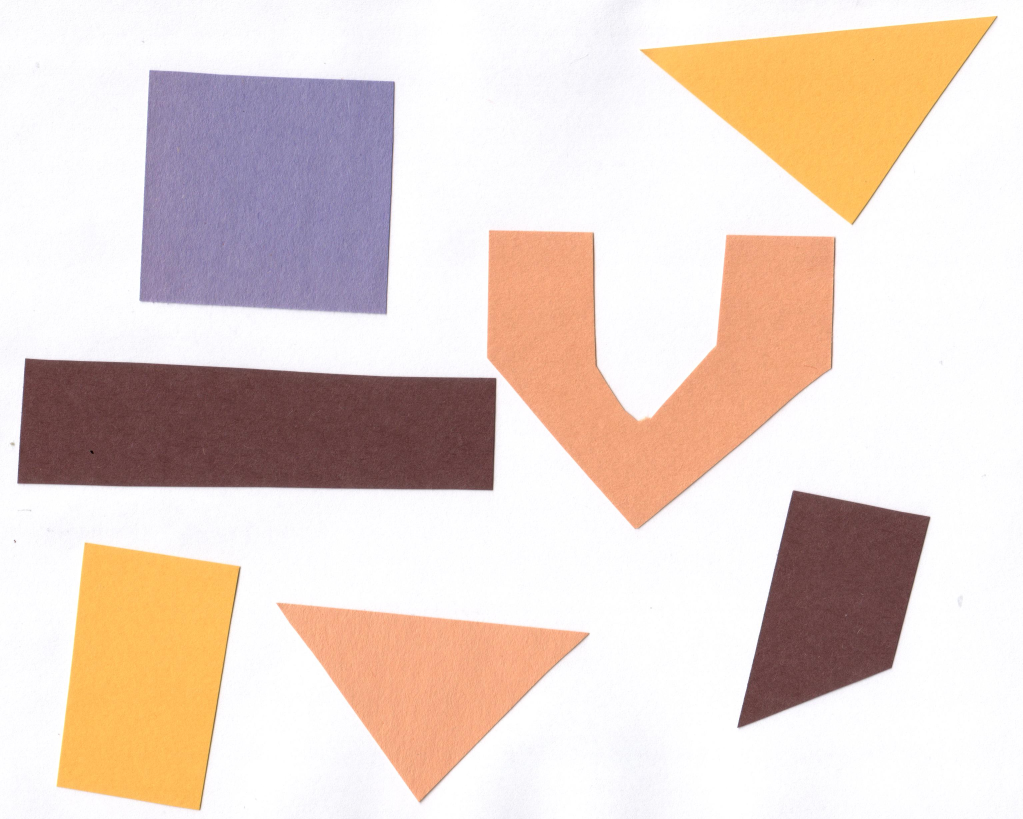
#> input picture code/09-connected-components/junk.jpg, 3068 x 2457 px (shown at 1/3 size)
$ jupyter execute 09-connected-components.ipynb   (shell and % lines are left out)
#> lines starting #> are read from the running program, lines starting #| are printed output that depends on the picture; after the words box and inside, x2 and y2 are one past the last pixel; in counts of white or black regions, pixels touching at a corner belong together
# Connected Component Analysis

[cell 1]
import numpy as np
import matplotlib.pyplot as plt
import skimage.io
import skimage.color
import skimage.filters
import skimage.measure

[cell 2]
image = skimage.io.imread("junk.jpg")
#> image is the input picture: shape (2457, 3068, 3); mean R, G, B 229.7, 212.3, 203.8

fig, ax = plt.subplots()
plt.imshow(image)
plt.axis('off')
plt.show()

[cell 3]
gray_image = skimage.color.rgb2gray(image)
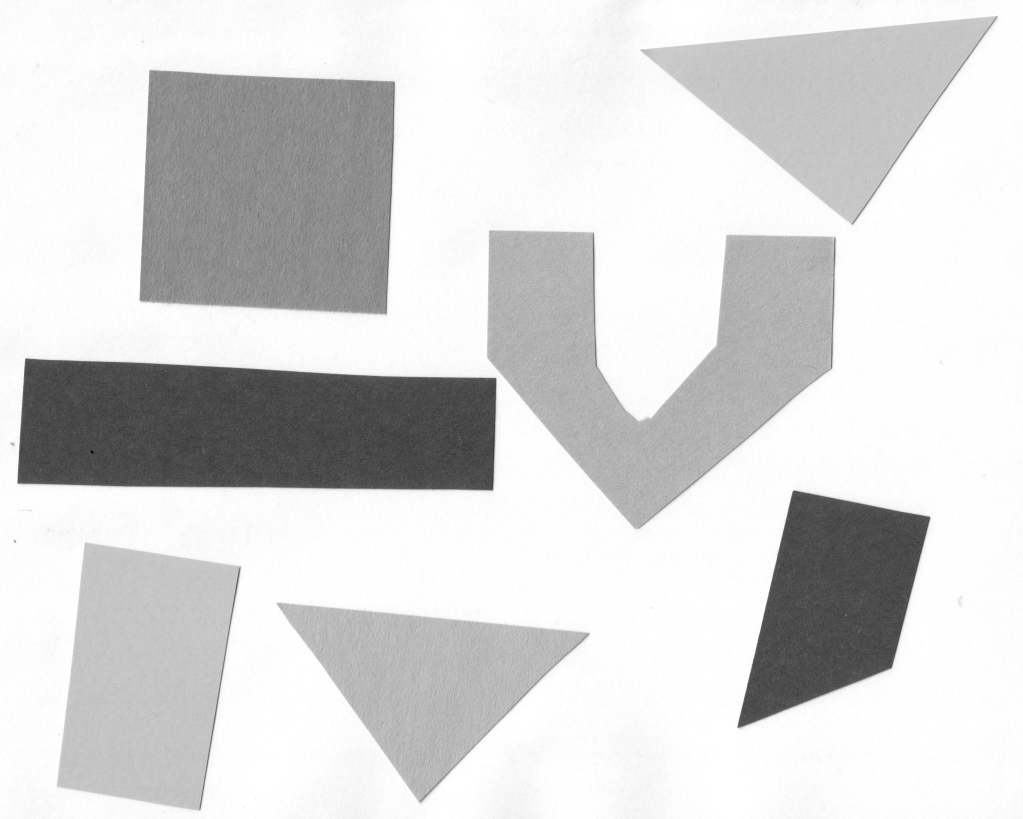
#> gray_image: shape (2457, 3068) float64 (shown at 1/3 size); min 0.00723, max 1, mean 0.845

sigma = 2.0
blurred_image = skimage.filters.gaussian(gray_image, sigma=sigma)

t = 0.9
binary_mask = blurred_image < t
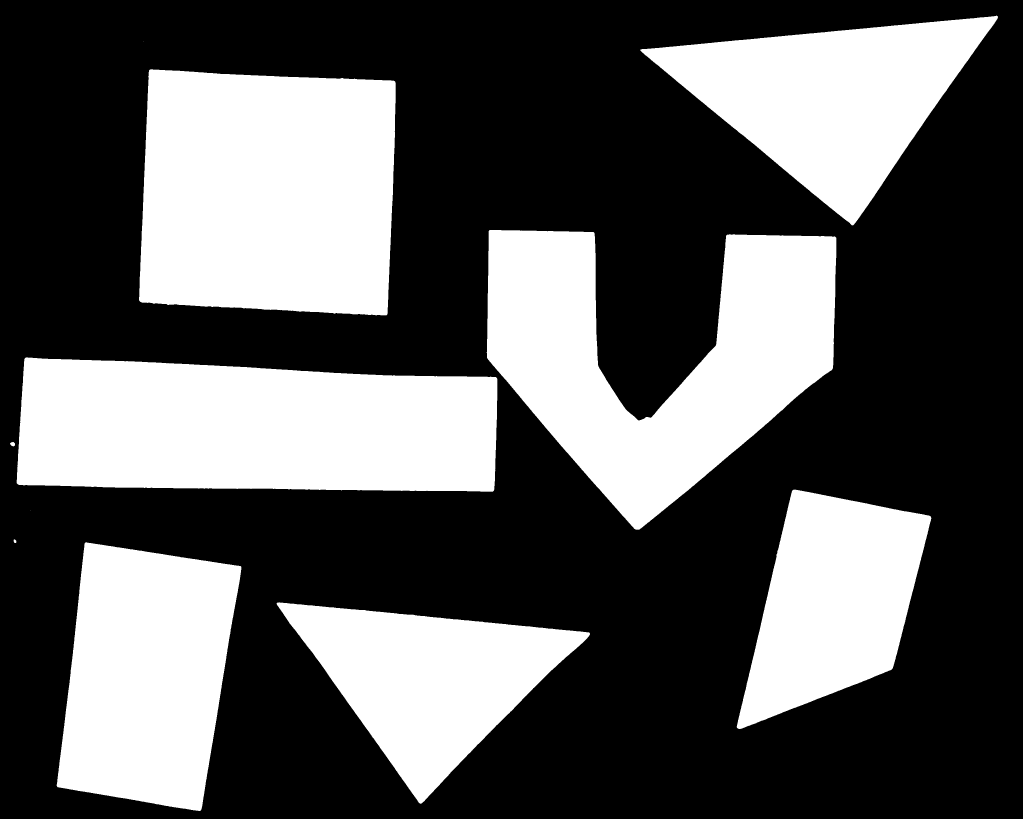
#> binary_mask: shape (2457, 3068) bool (shown at 1/3 size); 36% white; 11 white regions (2 under 20 px)

fig, ax = plt.subplots()
plt.imshow(binary_mask, cmap='gray')
plt.axis('off')
plt.show()

## Connected Component Analysis

[cell 4]
connectivity = 2
labeled_image, count = skimage.measure.label(binary_mask, connectivity=connectivity, return_num=True)
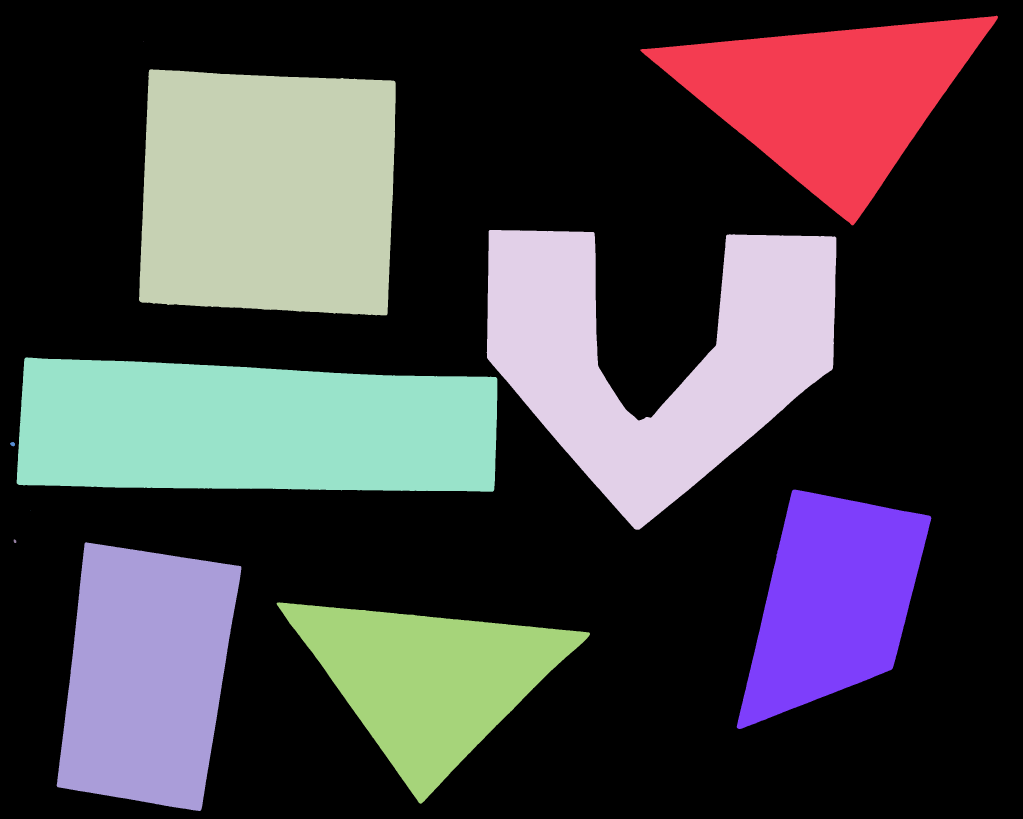
#> labeled_image: shape (2457, 3068) int32 (shown at 1/3 size); 12 distinct labels, from 0 to 11; one colour per label, 0 black
#> count = 11

fig, ax = plt.subplots()
plt.imshow(labeled_image)
plt.axis('off')
plt.show()

[cell 5]
colored_label_image = skimage.color.label2rgb(labeled_image, bg_label=0)
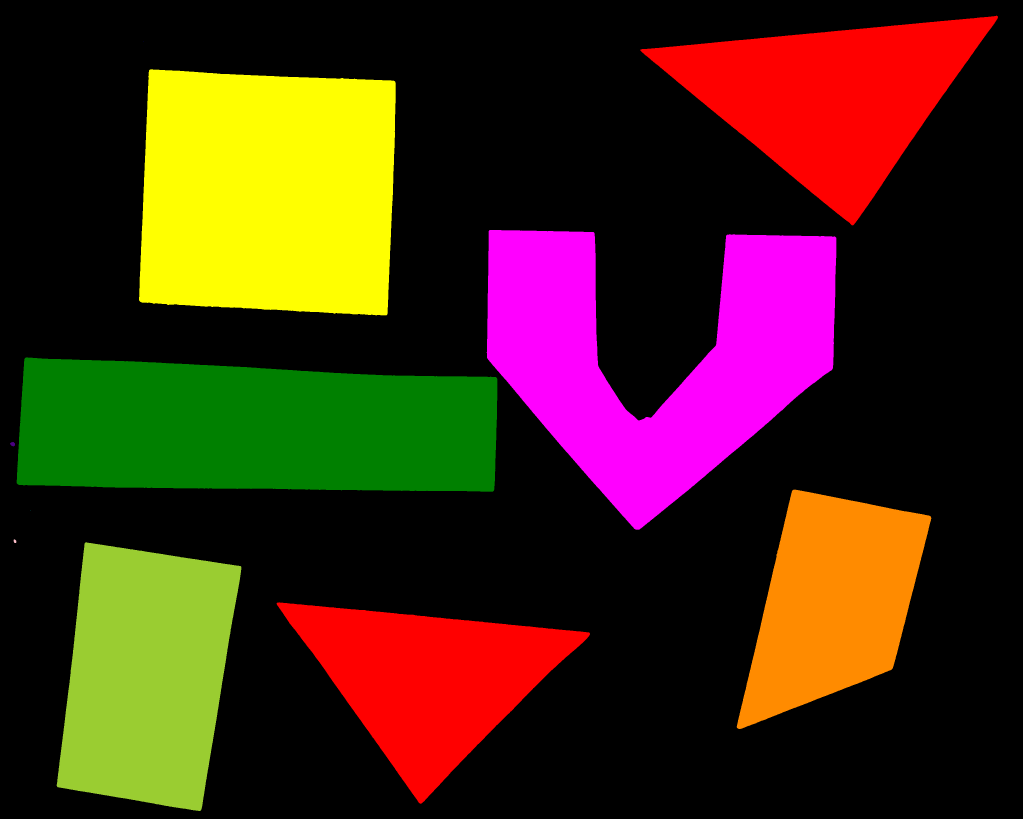
#> colored_label_image: shape (2457, 3068, 3) float64 (shown at 1/3 size); mean R, G, B 0.274, 0.159, 0.0747

fig, ax = plt.subplots()
plt.imshow(colored_label_image)
plt.axis('off')
plt.savefig("../../fig/09-labeled-objects.png",dpi=150)
plt.show()

### How many objects are in that image

[cell 6]
def connected_components(filename, sigma=1.0, t=0.5, connectivity=2):
#> called with filename = 'junk.jpg', sigma = 2, t = 0.9, connectivity = 2
    image = skimage.io.imread(filename)
    gray_image = skimage.color.rgb2gray(image)
    blurred_image = skimage.filters.gaussian(gray_image, sigma=sigma)
    binary_mask = blurred_image < t
    labeled_image, count = skimage.measure.label(binary_mask, connectivity=connectivity, return_num=True)
#> count = 11
    return labeled_image, count

labeled_image, count = connected_components("junk.jpg", sigma=2.0, t=0.9, connectivity=2)

fig, ax = plt.subplots()
plt.imshow(labeled_image)
plt.axis('off')
plt.show()

[cell 7]
print("Found", count, "objects in the image.")
#| Found 11 objects in the image.

[cell 8]
num_objects = np.max(labeled_image)
#> num_objects = 11
print("Found", num_objects, "objects in the image.")
#| Found 11 objects in the image.

[cell 9]
fig, ax = plt.subplots()
plt.imshow(colored_label_image)
plt.axis('off')
plt.xlim(0,200)
plt.ylim(1700,1300)
plt.show()

## Morphometrics - Describe object features with numbers

### Plot a histogram of the object area distribution

[cell 10]
# compute object features and extrac object areas
object_features = skimage.measure.regionprops(labeled_image)
#> object_features = 11 regions; largest, box (x1, y1, x2, y2) and area: (417, 208, 1187, 946) 523207, (50, 1072, 1492, 1475) 517330, (1460, 690, 2509, 1589) 496622, (170, 1627, 724, 2433) 338787, (1921, 47, 2994, 676) 318539
object_areas = [objf["area"] for objf in object_features]
#> object_areas = [318539, 1, 523207, 496622, 517330, 143, 256215, 1, 69, 338787, 265767]

fig, ax = plt.subplots()
plt.hist(object_areas)
plt.savefig("../../fig/07-areas-histogram.png",dpi=150)
#> figure, not shown here; tallest bar 4 high, from x = 1 to 52321.6
plt.show()

### Filter objects by area

[cell 11]
min_area = 200
large_objects = [ area for area in object_areas if area > min_area ]
#> large_objects = [318539, 523207, 496622, 517330, 256215, 338787, 265767]

fig, ax = plt.subplots()
plt.hist(large_objects)
plt.show()
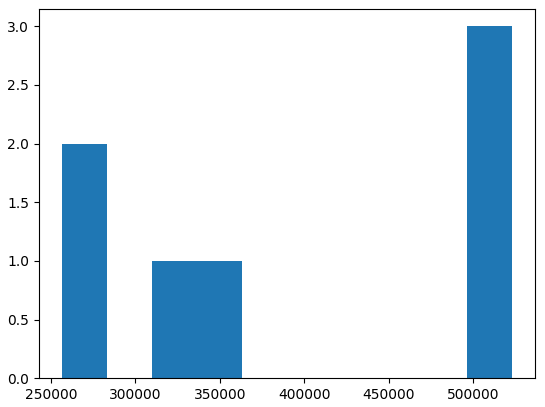
#> figure drawn by matplotlib, 1 panel; tallest bar 3 high, from x = 496507.8 to 523207

[cell 12]
object_areas = np.array(object_areas)
np.count_nonzero(object_areas > min_area)
#> Out = 7

[cell 13]
object_labels = np.array([objf["label"] for objf in object_features])
#> object_labels = [1, 2, 3, 4, 5, 6, 7, 8, 9, 10, 11]
small_object_labels = object_labels[np.where(object_areas < min_area)]
#> small_object_labels = [2, 6, 8, 9]
list(small_object_labels)
#> Out = [2, 6, 8, 9]

[cell 14]
def enhanced_connected_components(filename, sigma=1.0, t=0.5, connectivity=2, min_area=0):
#> called with filename = 'junk.jpg', sigma = 2, t = 0.9, connectivity = 2, min_area = 200
    image = skimage.io.imread(filename)
    gray_image = skimage.color.rgb2gray(image)
    blurred_image = skimage.filters.gaussian(gray_image, sigma=sigma)
    binary_mask = blurred_image < t
    labeled_image, count = skimage.measure.label(binary_mask, connectivity=connectivity, return_num=True)
#> count = 11
    object_features = skimage.measure.regionprops(labeled_image)
    object_areas = np.array([objf["area"] for objf in object_features])
    large_count = np.count_nonzero(object_areas > min_area)
#> large_count = 7
    object_labels = np.array([objf["label"] for objf in object_features])
#> object_labels = [1, 2, 3, 4, 5, 6, 7, 8, 9, 10, 11]
    small_object_labels = object_labels[np.where(object_areas < min_area)]
#> small_object_labels = [2, 6, 8, 9]
    labeled_image[np.isin(labeled_image,small_object_labels)] = 0
#> labeled_image: shape (2457, 3068) int32; 8 distinct labels, from 0 to 11
    return labeled_image, large_count

labeled_image, count = enhanced_connected_components("junk.jpg", sigma=2.0, t=0.9, connectivity=2, min_area=200)
#> count = 7
colored_label_image = skimage.color.label2rgb(labeled_image, bg_label=0)

fig, ax = plt.subplots()
plt.imshow(colored_label_image)
plt.axis('off')
plt.savefig("../../fig/09-filtered-objects.png",dpi=150)
plt.show()

print("Found", count, "objects in the image.")
#| Found 7 objects in the image.

[cell 15]
colored_area_image = np.insert(0,1,object_areas)[labeled_image]

fig, ax = plt.subplots()
im = plt.imshow(colored_area_image)
cbar = fig.colorbar(im, ax=ax, shrink=0.85)
cbar.ax.set_title('Area')
plt.axis('off')
plt.savefig("../../fig/09-objects-colored-by-area.png",dpi=150)
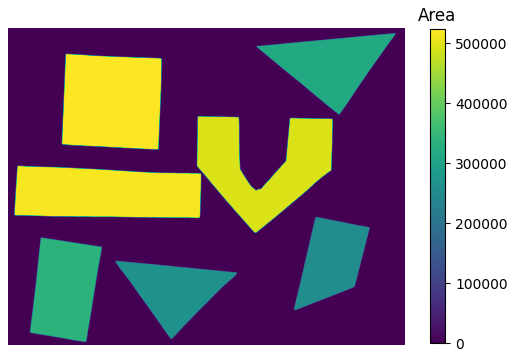
#> figure drawn by matplotlib, 2 panels
plt.show()
